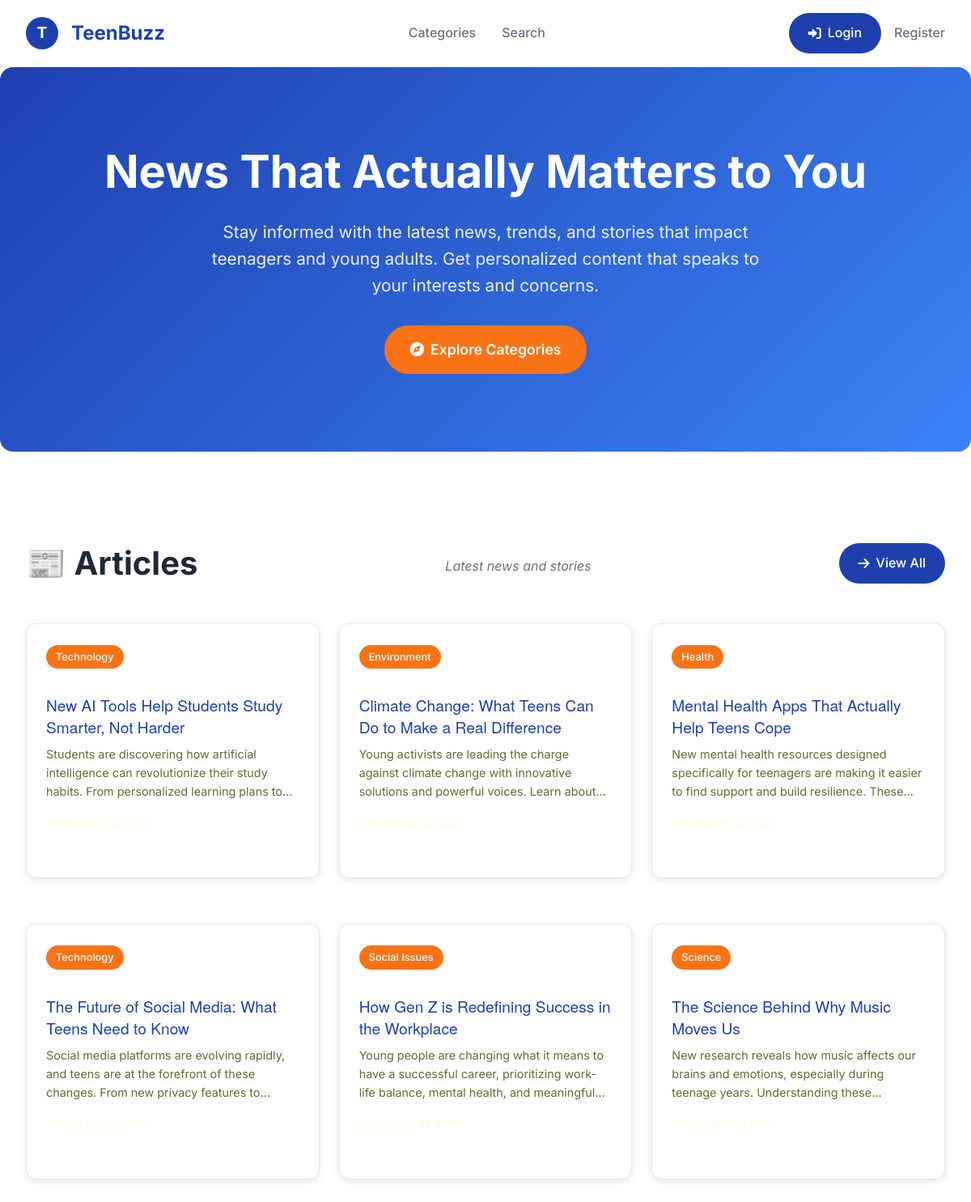
/, run on an earlier commit of the app's database.
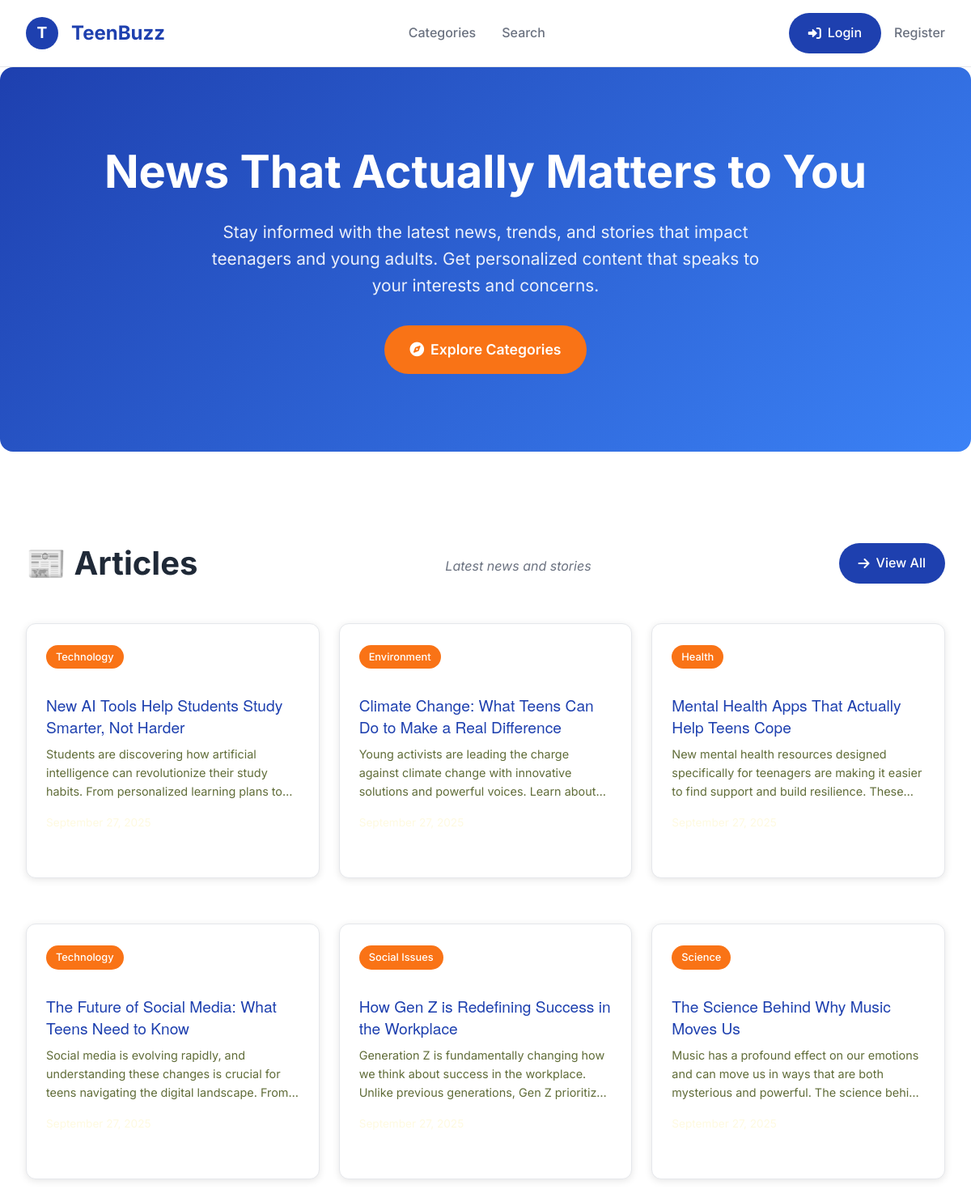
And on a later commit of the database.
### tables this page shows
CREATE TABLE articles (
            id INTEGER PRIMARY KEY AUTOINCREMENT,
            headline TEXT NOT NULL,
            content TEXT NOT NULL,
            category TEXT NOT NULL,
            source TEXT,
            url TEXT,
            created_at TIMESTAMP DEFAULT CURRENT_TIMESTAMP,
            updated_at TIMESTAMP DEFAULT CURRENT_TIMESTAMP,
            drawn_by_user_id TEXT,
            publish_date DATE,
            tags TEXT,
            views INTEGER DEFAULT 0,
            likes INTEGER DEFAULT 0,
            FOREIGN KEY (drawn_by_user_id) REFERENCES users(id)
        );

### app_with_auth.py (the view)
@app.route('/')
def home():
    try:
        if is_authenticated():
            user_id = session.get('user_id')
            if not user_id and session.get('username'):
                user = get_database().select('users', where='username = ?', params=(session['username'],), limit=1)
                if user and user[0]['id']:
                    user_id = user[0]['id']
                    session['user_id'] = user_id  # Fix the session
                    print(f"🔧 Fixed user_id in session: {user_id}")
            if user_id:
                articles = user_manager.get_recommended_articles(user_id, limit=10)
                print(f"🎯 Found {len(articles)} personalized articles for user {user_id}")
                continue_reading = user_manager.get_continue_reading_articles(user_id, limit=5)
                print(f"📖 Found {len(continue_reading)} continue reading articles for user {user_id}")
            else:
                articles = get_articles_from_db(limit=10)
                continue_reading = []
                print(f"🔍 No valid user_id found, using fallback")
        else:
            articles = get_articles_from_db(limit=10)
            continue_reading = []
            print(f"📰 Found {len(articles)} general articles for non-authenticated user")
        return render_template('index_modern.html',
                             articles=articles,
                             continue_reading=continue_reading,
                             format_date=format_date)
    except Exception as e:
        print(f"Error in home route: {e}")
        return render_template('index_modern.html', articles=[], continue_reading=[])

### app_with_auth.py (called while the page is built)
def format_date(date_string):
    try:
        if isinstance(date_string, str):
            date_obj = datetime.fromisoformat(date_string.replace('Z', '+00:00'))
        else:
            date_obj = date_string
        return date_obj.strftime('%B %d, %Y')
    except:
        return 'Recent'

def get_articles_from_db(limit=20):
    try:
        db = get_database()
        if not db:
            return []
        articles = db.select('articles', limit=limit)
        return articles
    except Exception as e:
        print(f"Error fetching articles: {e}")
        return []

@app.context_processor
def inject_user():
    return {
        'current_user': get_current_user(),
        'is_authenticated': is_authenticated(),
        'is_admin': is_admin()
    }

### auth_system_enhanced.py (called while the page is built, shortened)
def get_current_user():
    return auth_manager.get_current_user()

def is_authenticated():
    return auth_manager.is_authenticated()

def is_admin():
    return auth_manager.is_admin()

    def get_current_user(self):
        if not session.get('is_authenticated'):
            return None

    def is_authenticated(self):
        return session.get('is_authenticated', False)

    def is_admin(self):
        return session.get('is_admin', False)

### templates/index_modern.html (shortened to what this page needs)
{% extends "base.html" %}
{% block content %}
    <section class="hero">
        <div class="container">
            <h1>News That Actually Matters to You</h1>
            <p>Stay informed with the latest news, trends, and stories that impact teenagers and young adults. Get personalized content that speaks to your interests and concerns.</p>
            <div class="hero-actions">
                <a href="{{ url_for('categories') }}" class="btn-primary">
                    <i class="fas fa-compass"></i>
                    Explore Categories
                </a>
            </div>
        </div>
    </section>
    <section class="articles-section">
        <div class="articles-container">
            <div class="articles-header">
                <h2 class="articles-title">📰 Articles</h2>
                <p class="articles-subtitle">Latest news and stories</p>
                <a href="{{ url_for('categories') }}" class="view-all-btn">
                    <i class="fas fa-arrow-right"></i>
                    View All
                </a>
            </div>
            <div class="articles-grid">
                {% for article in articles[:6] %}
                <article class="article-card">
                    <div class="article-content">
                        <span class="article-category">{{ article.category }}</span>
                        <h3 class="article-title">
                            <a href="{{ url_for('view_article', article_id=article.id) }}" class="read-more">
                                {{ article.headline }}
                            </a>
                        </h3>
                        <p class="article-excerpt">
                            {{ article.content[:150] }}{% if article.content|length > 150 %}...{% endif %}
                        </p>
                        <div class="article-meta">
                            <div class="article-date">
                            </div>
                        </div>
                    </div>
                </article>
                {% endfor %}
            </div>
        </div>
    </section>
{% endblock %}

What changed in the data, as far as the page shows it:
changed articles "The Future of Social Media: What Teens Need to Know": content "Social media platforms are evolving rapidly, and teens are at the forefront of these changes. From new privacy features…" → "Social media is evolving rapidly, and understanding these changes is crucial for teens navigating the digital landscape.…"
changed articles "How Gen Z is Redefining Success in the Workplace": content "Young people are changing what it means to have a successful career, prioritizing work-life balance, mental health, and…" → "Generation Z is fundamentally changing how we think about success in the workplace. Unlike previous generations, Gen Z…"
changed articles "The Science Behind Why Music Moves Us": content "New research reveals how music affects our brains and emotions, especially during teenage years. Understanding…" → "Music has a profound effect on our emotions and can move us in ways that are both mysterious and powerful. The science…"
